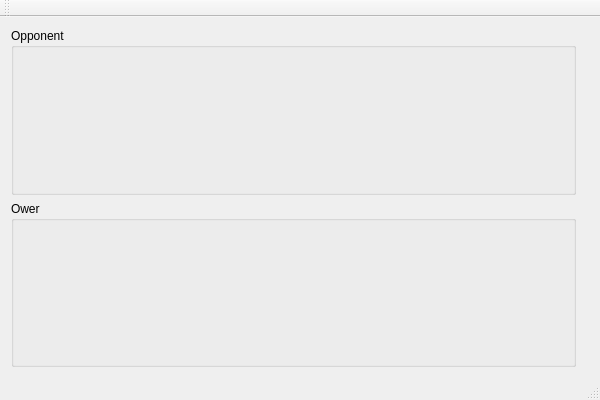
<?xml version="1.0" encoding="UTF-8"?>
<ui version="4.0">
 <class>VenciCodeClass</class>
 <widget class="QMainWindow" name="VenciCodeClass">
  <property name="geometry">
   <rect>
    <x>0</x>
    <y>0</y>
    <width>600</width>
    <height>400</height>
   </rect>
  </property>
  <property name="sizePolicy">
   <sizepolicy hsizetype="Ignored" vsizetype="Ignored">
    <horstretch>0</horstretch>
    <verstretch>0</verstretch>
   </sizepolicy>
  </property>
  <property name="mouseTracking">
   <bool>false</bool>
  </property>
  <property name="windowTitle">
   <string>VenciCode</string>
  </property>
  <property name="layoutDirection">
   <enum>Qt::LeftToRight</enum>
  </property>
  <widget class="QWidget" name="centralWidget">
   <property name="sizePolicy">
    <sizepolicy hsizetype="Minimum" vsizetype="Preferred">
     <horstretch>0</horstretch>
     <verstretch>0</verstretch>
    </sizepolicy>
   </property>
   <layout class="QHBoxLayout" name="horizontalLayout">
    <item>
     <layout class="QVBoxLayout" name="GameLayout">
      <item>
       <widget class="QGroupBox" name="OpponentArea">
        <property name="title">
         <string>Opponent</string>
        </property>
        <zorder>label_2</zorder>
        <zorder>label</zorder>
        <zorder>verticalLayoutWidget</zorder>
       </widget>
      </item>
      <item>
       <widget class="QGroupBox" name="OwerArea">
        <property name="title">
         <string>Ower</string>
        </property>
       </widget>
      </item>
     </layout>
    </item>
    <item>
     <layout class="QVBoxLayout" name="DeckLayout">
      <property name="sizeConstraint">
       <enum>QLayout::SetDefaultConstraint</enum>
      </property>
      <item>
       <widget class="QLabel" name="BlackDeck">
        <property name="sizePolicy">
         <sizepolicy hsizetype="Fixed" vsizetype="Preferred">
          <horstretch>0</horstretch>
          <verstretch>0</verstretch>
         </sizepolicy>
        </property>
        <property name="text">
         <string/>
        </property>
        <property name="pixmap">
         <pixmap resource="vencicode.qrc">:/VenciCode/Resources/Cards/black_bg.png</pixmap>
        </property>
        <property name="alignment">
         <set>Qt::AlignLeading|Qt::AlignLeft|Qt::AlignVCenter</set>
        </property>
       </widget>
      </item>
      <item>
       <widget class="QLabel" name="WhiteDeck">
        <property name="sizePolicy">
         <sizepolicy hsizetype="Fixed" vsizetype="Preferred">
          <horstretch>0</horstretch>
          <verstretch>0</verstretch>
         </sizepolicy>
        </property>
        <property name="text">
         <string/>
        </property>
        <property name="pixmap">
         <pixmap resource="vencicode.qrc">:/VenciCode/Resources/Cards/white_bg.png</pixmap>
        </property>
       </widget>
      </item>
     </layout>
    </item>
   </layout>
  </widget>
  <widget class="QMenuBar" name="menuBar">
   <property name="geometry">
    <rect>
     <x>0</x>
     <y>0</y>
     <width>600</width>
     <height>23</height>
    </rect>
   </property>
  </widget>
  <widget class="QToolBar" name="mainToolBar">
   <attribute name="toolBarArea">
    <enum>TopToolBarArea</enum>
   </attribute>
   <attribute name="toolBarBreak">
    <bool>false</bool>
   </attribute>
  </widget>
  <widget class="QStatusBar" name="statusBar"/>
 </widget>
 <layoutdefault spacing="6" margin="11"/>
 <resources>
  <include location="vencicode.qrc"/>
 </resources>
 <connections/>
</ui>
